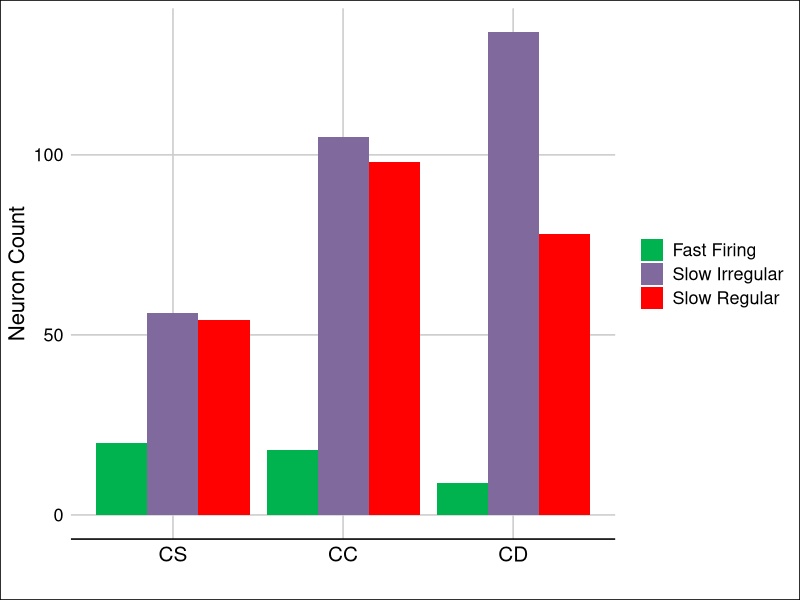

Here is the R script that generated this plot:
library(tidyverse)
library(ggthemes)
library(scales)

colors <- c(
  "Slow Regular"="#FF0100",
  "Fast Firing"="#00B34E",
  "Slow Irregular"="#806A9D",
  no_baseline="#7E8283",
  baseline="#F6931D"
)

theme_set(theme_gdocs() + 
            theme(axis.title.x = element_text(colour = "black", size=16),
                  axis.title.y = element_text(colour = "black", size=16),
                  strip.text = element_text(colour = "black", size=10.1, hjust=0.5),
                  axis.text = element_text(color="black", size=13),
                  legend.title = element_blank(),
                  legend.text = element_text(colour="black", size=13)))

df <- read_csv(file.path("data", "baseline.csv")) %>%
  filter(group_name %in% c("chronic_citalopram", 
                           "chronic_saline", 
                           "chronic_saline_", 
                           "citalopram_continuation", 
                           "citalopram_discontinuation"),
         cluster != "no_baseline") %>%
  mutate(
    group = if_else(group_name %in% c("chronic_saline", "chronic_saline_"),
                    "CS",
                    if_else(group_name %in% c("citalopram_continuation", "chronic_citalopram"),
                            "CC", "CD")),
    group = factor(group, levels=c("CS", "CC", "CD")),
    cluster = factor(cluster, labels=c("Fast Firing", "Slow Irregular", "Slow Regular")),
         waveform_width=waveform_width / 30)

df %>% 
  ggplot(aes(x=group, fill=cluster)) +
  geom_bar(position=position_dodge()) +
  scale_fill_manual(values=colors) + 
  labs(x="", y="Neuron Count") +
  theme(axis.text.x = element_text(size=15, angle = 0, hjust=0.5))

#############

mod <- chisq.test(table(df$group, df$cluster))
mod

z.test <- function(z){
  2 * pnorm(-abs(z))
}

dfz <- as.data.frame(mod$stdres) %>%
  rename(response=Var1, cluster=Var2, z=Freq)

dfz %>%
  mutate(p = z.test(z),
         pa = p.adjust(p, method="hochberg"))


########################

df = df


contrasts(df$group) <- cbind(
  "tvc"=c(-2, 1, 1),
  "wvc"=c(0, -1, 1)
)
##########################

compare_cluster_props <- function(df, cluster="cluster", group="group", method="BH"){
  tab <- table(pull(df, cluster), pull(df, group))
  n <- colSums(tab)
  
  p1 <- prop.test(c(tab[1, 1], tab[1, 2]), c(n[1], n[2]))$p.value
  p2 <- prop.test(c(tab[1, 1], tab[1, 3]), c(n[1], n[3]))$p.value
  p3 <- prop.test(c(tab[1, 2], tab[1, 3]), c(n[2], n[3]))$p.value
  
  p4 <- prop.test(c(tab[2, 1], tab[2, 2]), c(n[1], n[2]))$p.value
  p5 <- prop.test(c(tab[2, 1], tab[2, 3]), c(n[1], n[3]))$p.value
  p6 <- prop.test(c(tab[2, 2], tab[2, 3]), c(n[2], n[3]))$p.value
  
  p7 <- prop.test(c(tab[3, 1], tab[3, 2]), c(n[1], n[2]))$p.value
  p8 <- prop.test(c(tab[3, 1], tab[3, 3]), c(n[1], n[3]))$p.value
  p9 <- prop.test(c(tab[3, 2], tab[3, 3]), c(n[2], n[3]))$p.value
  
  
  
  p <- p.adjust(c(p1, p2, p3, p4, p5, p6, p7, p8, p9), method=method)
  mat <- matrix(p, nrow=3, byrow=T)
  colnames(mat) <- c("CSvCC", "CSvCD", "CSvCD")
  rownames(mat) <- levels(pull(df, cluster))
  return(mat)
}

compare_cluster_props(df, method="BH")
table(df$cluster, df$group) / colSums(table(df$cluster, df$group)) * 100

